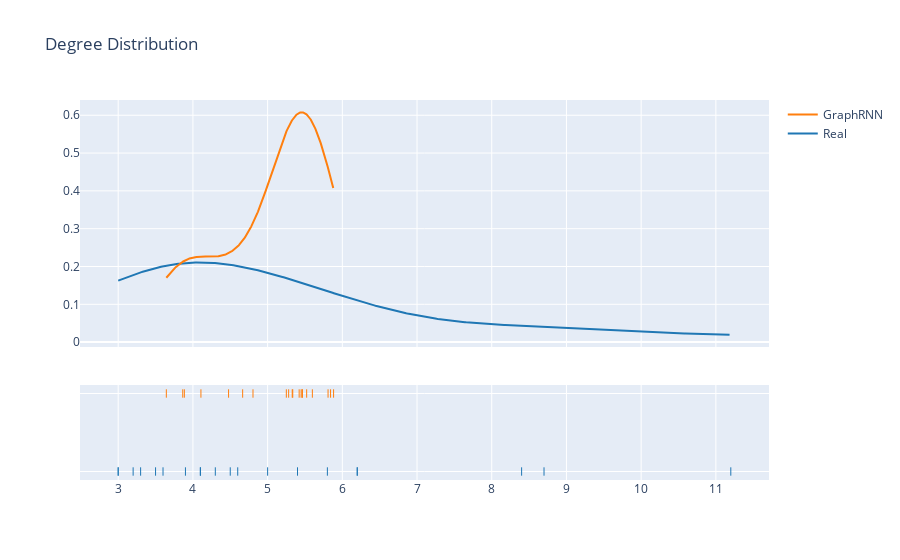

The cell this chart's notebook holds for it:
### Code cell
hist_data = [mean_list_test,mean_list]
fig = ff.create_distplot(hist_data,['Real','GraphRNN'],show_hist=False)
fig['layout'].update(title='Degree Distribution')
iplot(fig)

### Figure 1 — Plotly figure (JSON) as saved in the notebook; plotly's stock layout.template omitted (floating-point values rounded to 4 significant figures; data arrays with more than 128 entries replaced by an {"elided": "..."} marker saying what was removed)
{"data": [{"legendgroup": "Real", "marker": {"color": "rgb(31, 119, 180)"}, "mode": "lines", "name": "Real", "showlegend": true, "type": "scatter", "x": {"elided": "500 float values"}, "xaxis": "x", "y": {"elided": "500 float values"}, "yaxis": "y"}, {"legendgroup": "GraphRNN", "marker": {"color": "rgb(255, 127, 14)"}, "mode": "lines", "name": "GraphRNN", "showlegend": true, "type": "scatter", "x": {"elided": "500 float values"}, "xaxis": "x", "y": {"elided": "500 float values"}, "yaxis": "y"}, {"legendgroup": "Real", "marker": {"color": "rgb(31, 119, 180)", "symbol": "line-ns-open"}, "mode": "markers", "name": "Real", "showlegend": false, "type": "scatter", "x": [5.4, 5, 4.6, 11.2, 8.4, 8.7, 5.8, 6.2, 6.2, 4.5, 4.3, 3.9, 4.1, 4.1, 3.6, 3.5, 3.2, 3.3, 3, 3], "xaxis": "x", "y": ["Real", "Real", "Real", "Real", "Real", "Real", "Real", "Real", "Real", "Real", "Real", "Real", "Real", "Real", "Real", "Real", "Real", "Real", "Real", "Real"], "yaxis": "y2"}, {"legendgroup": "GraphRNN", "marker": {"color": "rgb(255, 127, 14)", "symbol": "line-ns-open"}, "mode": "markers", "name": "GraphRNN", "showlegend": false, "type": "scatter", "x": [4.477, 5.809, 5.883, 5.842, 5.523, 5.465, 5.337, 5.282, 5.422, 5.329, 5.599, 5.463, 5.449, 5.251, 4.804, 4.666, 4.107, 3.644, 3.864, 3.885], "xaxis": "x", "y": ["GraphRNN", "GraphRNN", "GraphRNN", "GraphRNN", "GraphRNN", "GraphRNN", "GraphRNN", "GraphRNN", "GraphRNN", "GraphRNN", "GraphRNN", "GraphRNN", "GraphRNN", "GraphRNN", "GraphRNN", "GraphRNN", "GraphRNN", "GraphRNN", "GraphRNN", "GraphRNN"], "yaxis": "y2"}], "layout": {"barmode": "overlay", "hovermode": "closest", "legend": {"traceorder": "reversed"}, "title": {"text": "Degree Distribution"}, "xaxis": {"anchor": "y2", "domain": [0, 1], "zeroline": false}, "yaxis": {"anchor": "free", "domain": [0.35, 1], "position": 0}, "yaxis2": {"anchor": "x", "domain": [0, 0.25], "dtick": 1, "showticklabels": false}}}
